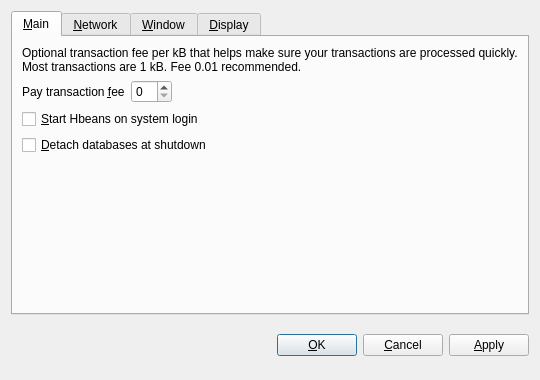
<?xml version="1.0" encoding="UTF-8"?>
<ui version="4.0">
 <class>OptionsDialog</class>
 <widget class="QDialog" name="OptionsDialog">
  <property name="geometry">
   <rect>
    <x>0</x>
    <y>0</y>
    <width>540</width>
    <height>380</height>
   </rect>
  </property>
  <property name="windowTitle">
   <string>Options</string>
  </property>
  <property name="modal">
   <bool>true</bool>
  </property>
  <layout class="QVBoxLayout" name="verticalLayout">
   <item>
    <widget class="QTabWidget" name="tabWidget">
     <property name="tabPosition">
      <enum>QTabWidget::North</enum>
     </property>
     <property name="currentIndex">
      <number>0</number>
     </property>
     <widget class="QWidget" name="tabMain">
      <attribute name="title">
       <string>&amp;Main</string>
      </attribute>
      <layout class="QVBoxLayout" name="verticalLayout_Main">
       <item>
        <widget class="QLabel" name="transactionFeeInfoLabel">
         <property name="text">
          <string>Optional transaction fee per kB that helps make sure your transactions are processed quickly. Most transactions are 1 kB. Fee 0.01 recommended.</string>
         </property>
         <property name="textFormat">
          <enum>Qt::PlainText</enum>
         </property>
         <property name="wordWrap">
          <bool>true</bool>
         </property>
        </widget>
       </item>
       <item>
        <layout class="QHBoxLayout" name="horizontalLayout_Main">
         <item>
          <widget class="QLabel" name="transactionFeeLabel">
           <property name="text">
            <string>Pay transaction &amp;fee</string>
           </property>
           <property name="textFormat">
            <enum>Qt::PlainText</enum>
           </property>
           <property name="buddy">
            <cstring>transactionFee</cstring>
           </property>
          </widget>
         </item>
         <item>
          <widget class="BitcoinAmountField" name="transactionFee"/>
         </item>
         <item>
          <spacer name="horizontalSpacer_Main">
           <property name="orientation">
            <enum>Qt::Horizontal</enum>
           </property>
           <property name="sizeHint" stdset="0">
            <size>
             <width>40</width>
             <height>20</height>
            </size>
           </property>
          </spacer>
         </item>
        </layout>
       </item>
       <item>
        <widget class="QCheckBox" name="bitcoinAtStartup">
         <property name="toolTip">
          <string>Automatically start Hbeans after logging in to the system.</string>
         </property>
         <property name="text">
          <string>&amp;Start Hbeans on system login</string>
         </property>
        </widget>
       </item>
       <item>
        <widget class="QCheckBox" name="detachDatabases">
         <property name="toolTip">
          <string>Detach block and address databases at shutdown. This means they can be moved to another data directory, but it slows down shutdown. The wallet is always detached.</string>
         </property>
         <property name="text">
          <string>&amp;Detach databases at shutdown</string>
         </property>
        </widget>
       </item>
       <item>
        <spacer name="verticalSpacer_Main">
         <property name="orientation">
          <enum>Qt::Vertical</enum>
         </property>
         <property name="sizeHint" stdset="0">
          <size>
           <width>20</width>
           <height>40</height>
          </size>
         </property>
        </spacer>
       </item>
      </layout>
     </widget>
     <widget class="QWidget" name="tabNetwork">
      <attribute name="title">
       <string>&amp;Network</string>
      </attribute>
      <layout class="QVBoxLayout" name="verticalLayout_Network">
       <item>
        <widget class="QCheckBox" name="mapPortUpnp">
         <property name="toolTip">
          <string>Automatically open the Hbeans client port on the router. This only works when your router supports UPnP and it is enabled.</string>
         </property>
         <property name="text">
          <string>Map port using &amp;UPnP</string>
         </property>
        </widget>
       </item>
       <item>
        <widget class="QCheckBox" name="connectSocks">
         <property name="toolTip">
          <string>Connect to the Hbeans network through a SOCKS proxy (e.g. when connecting through Tor).</string>
         </property>
         <property name="text">
          <string>&amp;Connect through SOCKS proxy:</string>
         </property>
        </widget>
       </item>
       <item>
        <layout class="QHBoxLayout" name="horizontalLayout_Network">
         <item>
          <widget class="QLabel" name="proxyIpLabel">
           <property name="text">
            <string>Proxy &amp;IP:</string>
           </property>
           <property name="textFormat">
            <enum>Qt::PlainText</enum>
           </property>
           <property name="buddy">
            <cstring>proxyIp</cstring>
           </property>
          </widget>
         </item>
         <item>
          <widget class="QValidatedLineEdit" name="proxyIp">
           <property name="maximumSize">
            <size>
             <width>140</width>
             <height>16777215</height>
            </size>
           </property>
           <property name="toolTip">
            <string>IP address of the proxy (e.g. 127.0.0.1)</string>
           </property>
          </widget>
         </item>
         <item>
          <widget class="QLabel" name="proxyPortLabel">
           <property name="text">
            <string>&amp;Port:</string>
           </property>
           <property name="textFormat">
            <enum>Qt::PlainText</enum>
           </property>
           <property name="buddy">
            <cstring>proxyPort</cstring>
           </property>
          </widget>
         </item>
         <item>
          <widget class="QLineEdit" name="proxyPort">
           <property name="maximumSize">
            <size>
             <width>55</width>
             <height>16777215</height>
            </size>
           </property>
           <property name="toolTip">
            <string>Port of the proxy (e.g. 9050)</string>
           </property>
          </widget>
         </item>
         <item>
          <widget class="QLabel" name="socksVersionLabel">
           <property name="text">
            <string>SOCKS &amp;Version:</string>
           </property>
           <property name="textFormat">
            <enum>Qt::PlainText</enum>
           </property>
           <property name="buddy">
            <cstring>socksVersion</cstring>
           </property>
          </widget>
         </item>
         <item>
          <widget class="QValueComboBox" name="socksVersion">
           <property name="toolTip">
            <string>SOCKS version of the proxy (e.g. 5)</string>
           </property>
          </widget>
         </item>
         <item>
          <spacer name="horizontalSpacer_Network">
           <property name="orientation">
            <enum>Qt::Horizontal</enum>
           </property>
           <property name="sizeHint" stdset="0">
            <size>
             <width>40</width>
             <height>20</height>
            </size>
           </property>
          </spacer>
         </item>
        </layout>
       </item>
       <item>
        <spacer name="verticalSpacer_Network">
         <property name="orientation">
          <enum>Qt::Vertical</enum>
         </property>
         <property name="sizeHint" stdset="0">
          <size>
           <width>20</width>
           <height>40</height>
          </size>
         </property>
        </spacer>
       </item>
      </layout>
     </widget>
     <widget class="QWidget" name="tabWindow">
      <attribute name="title">
       <string>&amp;Window</string>
      </attribute>
      <layout class="QVBoxLayout" name="verticalLayout_Window">
       <item>
        <widget class="QCheckBox" name="minimizeToTray">
         <property name="toolTip">
          <string>Show only a tray icon after minimizing the window.</string>
         </property>
         <property name="text">
          <string>&amp;Minimize to the tray instead of the taskbar</string>
         </property>
        </widget>
       </item>
       <item>
        <widget class="QCheckBox" name="minimizeOnClose">
         <property name="toolTip">
          <string>Minimize instead of exit the application when the window is closed. When this option is enabled, the application will be closed only after selecting Quit in the menu.</string>
         </property>
         <property name="text">
          <string>M&amp;inimize on close</string>
         </property>
        </widget>
       </item>
       <item>
        <spacer name="verticalSpacer_Window">
         <property name="orientation">
          <enum>Qt::Vertical</enum>
         </property>
         <property name="sizeHint" stdset="0">
          <size>
           <width>20</width>
           <height>40</height>
          </size>
         </property>
        </spacer>
       </item>
      </layout>
     </widget>
     <widget class="QWidget" name="tabDisplay">
      <attribute name="title">
       <string>&amp;Display</string>
      </attribute>
      <layout class="QVBoxLayout" name="verticalLayout_Display">
       <item>
        <layout class="QHBoxLayout" name="horizontalLayout_1_Display">
         <item>
          <widget class="QLabel" name="langLabel">
           <property name="text">
            <string>User Interface &amp;language:</string>
           </property>
           <property name="textFormat">
            <enum>Qt::PlainText</enum>
           </property>
           <property name="buddy">
            <cstring>lang</cstring>
           </property>
          </widget>
         </item>
         <item>
          <widget class="QValueComboBox" name="lang">
           <property name="toolTip">
            <string>The user interface language can be set here. This setting will take effect after restarting Hbeans.</string>
           </property>
          </widget>
         </item>
        </layout>
       </item>
       <item>
        <layout class="QHBoxLayout" name="horizontalLayout_2_Display">
         <item>
          <widget class="QLabel" name="unitLabel">
           <property name="text">
            <string>&amp;Unit to show amounts in:</string>
           </property>
           <property name="textFormat">
            <enum>Qt::PlainText</enum>
           </property>
           <property name="buddy">
            <cstring>unit</cstring>
           </property>
          </widget>
         </item>
         <item>
          <widget class="QValueComboBox" name="unit">
           <property name="toolTip">
            <string>Choose the default subdivision unit to show in the interface and when sending coins.</string>
           </property>
          </widget>
         </item>
        </layout>
       </item>
       <item>
        <widget class="QCheckBox" name="displayAddresses">
         <property name="toolTip">
          <string>Whether to show Hbeans addresses in the transaction list or not.</string>
         </property>
         <property name="text">
          <string>&amp;Display addresses in transaction list</string>
         </property>
        </widget>
       </item>
       <item>
        <widget class="QCheckBox" name="coinControlFeatures">
         <property name="toolTip">
          <string>Whether to show coin control features or not.</string>
         </property>
         <property name="text">
          <string>Display coin &amp;control features (experts only!)</string>
         </property>
        </widget>
       </item>
       <item>
        <spacer name="verticalSpacer_Display">
         <property name="orientation">
          <enum>Qt::Vertical</enum>
         </property>
         <property name="sizeHint" stdset="0">
          <size>
           <width>20</width>
           <height>40</height>
          </size>
         </property>
        </spacer>
       </item>
      </layout>
     </widget>
    </widget>
   </item>
   <item>
    <layout class="QHBoxLayout" name="horizontalLayout_Buttons">
     <item>
      <spacer name="horizontalSpacer_1">
       <property name="orientation">
        <enum>Qt::Horizontal</enum>
       </property>
       <property name="sizeHint" stdset="0">
        <size>
         <width>40</width>
         <height>48</height>
        </size>
       </property>
      </spacer>
     </item>
     <item>
      <widget class="QLabel" name="statusLabel">
       <property name="font">
        <font>
         <weight>75</weight>
         <bold>true</bold>
        </font>
       </property>
       <property name="text">
        <string/>
       </property>
       <property name="textFormat">
        <enum>Qt::PlainText</enum>
       </property>
       <property name="wordWrap">
        <bool>true</bool>
       </property>
      </widget>
     </item>
     <item>
      <spacer name="horizontalSpacer_2">
       <property name="orientation">
        <enum>Qt::Horizontal</enum>
       </property>
       <property name="sizeHint" stdset="0">
        <size>
         <width>40</width>
         <height>48</height>
        </size>
       </property>
      </spacer>
     </item>
     <item>
      <widget class="QPushButton" name="okButton">
       <property name="text">
        <string>&amp;OK</string>
       </property>
      </widget>
     </item>
     <item>
      <widget class="QPushButton" name="cancelButton">
       <property name="text">
        <string>&amp;Cancel</string>
       </property>
       <property name="autoDefault">
        <bool>false</bool>
       </property>
      </widget>
     </item>
     <item>
      <widget class="QPushButton" name="applyButton">
       <property name="text">
        <string>&amp;Apply</string>
       </property>
       <property name="autoDefault">
        <bool>false</bool>
       </property>
      </widget>
     </item>
    </layout>
   </item>
  </layout>
 </widget>
 <customwidgets>
  <customwidget>
   <class>BitcoinAmountField</class>
   <extends>QSpinBox</extends>
   <header>bitcoinamountfield.h</header>
  </customwidget>
  <customwidget>
   <class>QValueComboBox</class>
   <extends>QComboBox</extends>
   <header>qvaluecombobox.h</header>
  </customwidget>
  <customwidget>
   <class>QValidatedLineEdit</class>
   <extends>QLineEdit</extends>
   <header>qvalidatedlineedit.h</header>
  </customwidget>
 </customwidgets>
 <resources/>
 <connections/>
</ui>
